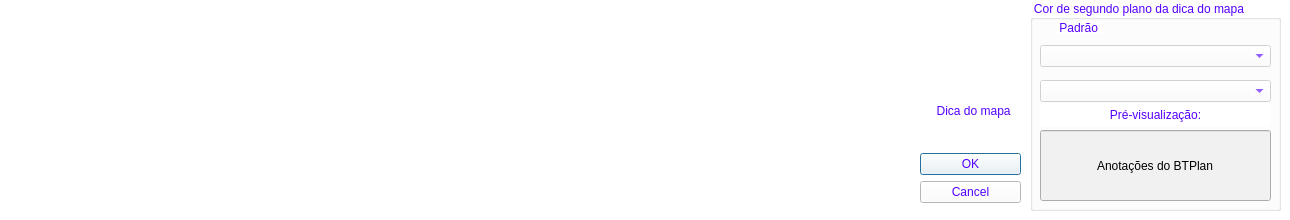
<?xml version="1.0" encoding="UTF-8"?>
<ui version="4.0">
 <class>Notas_BTPLANDialogBase</class>
 <widget class="QDialog" name="Notas_BTPLANDialogBase">
  <property name="geometry">
   <rect>
    <x>0</x>
    <y>0</y>
    <width>1290</width>
    <height>220</height>
   </rect>
  </property>
  <property name="sizePolicy">
   <sizepolicy hsizetype="Ignored" vsizetype="Ignored">
    <horstretch>0</horstretch>
    <verstretch>0</verstretch>
   </sizepolicy>
  </property>
  <property name="minimumSize">
   <size>
    <width>1030</width>
    <height>220</height>
   </size>
  </property>
  <property name="maximumSize">
   <size>
    <width>1290</width>
    <height>220</height>
   </size>
  </property>
  <property name="sizeIncrement">
   <size>
    <width>0</width>
    <height>0</height>
   </size>
  </property>
  <property name="baseSize">
   <size>
    <width>0</width>
    <height>0</height>
   </size>
  </property>
  <property name="mouseTracking">
   <bool>true</bool>
  </property>
  <property name="windowTitle">
   <string>Anotações do BTPLAN</string>
  </property>
  <property name="whatsThis">
   <string>&lt;html&gt;&lt;head/&gt;&lt;body&gt;&lt;p&gt;&lt;span style=&quot; font-size:10pt; font-weight:600; color:#5500ff;&quot;&gt;Este plugin mostra em Barra de Mensagem &lt;/span&gt;&lt;span style=&quot; font-size:10pt; font-weight:600; text-decoration: underline; color:#5500ff;&quot;&gt;as anotações registradas no BTPlan&lt;/span&gt;&lt;span style=&quot; font-size:10pt; font-weight:600; color:#5500ff;&quot;&gt; baixadas em formato KML e o conteúdo dessas anotações na janela de mapa, ao passar o mouse sobre a feição !!!&lt;/span&gt;&lt;/p&gt;&lt;/body&gt;&lt;/html&gt;</string>
  </property>
  <property name="styleSheet">
   <string notr="true">background-color: rgb(255, 255, 255);</string>
  </property>
  <property name="sizeGripEnabled">
   <bool>false</bool>
  </property>
  <widget class="QDialogButtonBox" name="button_box">
   <property name="geometry">
    <rect>
     <x>920</x>
     <y>153</y>
     <width>101</width>
     <height>61</height>
    </rect>
   </property>
   <property name="cursor">
    <cursorShape>PointingHandCursor</cursorShape>
   </property>
   <property name="mouseTracking">
    <bool>true</bool>
   </property>
   <property name="focusPolicy">
    <enum>Qt::TabFocus</enum>
   </property>
   <property name="toolTip">
    <string/>
   </property>
   <property name="styleSheet">
    <string notr="true">color: rgb(85, 0, 255);
font: 87 8pt &quot;Arial Black&quot;;</string>
   </property>
   <property name="orientation">
    <enum>Qt::Vertical</enum>
   </property>
   <property name="standardButtons">
    <set>QDialogButtonBox::Cancel|QDialogButtonBox::Ok</set>
   </property>
  </widget>
  <widget class="QPushButton" name="pushButton">
   <property name="geometry">
    <rect>
     <x>940</x>
     <y>20</y>
     <width>64</width>
     <height>64</height>
    </rect>
   </property>
   <property name="cursor">
    <cursorShape>PointingHandCursor</cursorShape>
   </property>
   <property name="mouseTracking">
    <bool>true</bool>
   </property>
   <property name="toolTip">
    <string>Mostra um ilustrativo de operação !!!         </string>
   </property>
   <property name="styleSheet">
    <string notr="true">color: rgb(85, 0, 255);
font: 87 8pt &quot;Arial Black&quot;;</string>
   </property>
   <property name="text">
    <string/>
   </property>
   <property name="icon">
    <iconset>
     <normaloff>../../../../../../Pictures/explan.png</normaloff>../../../../../../Pictures/explan.png</iconset>
   </property>
   <property name="iconSize">
    <size>
     <width>64</width>
     <height>64</height>
    </size>
   </property>
   <property name="flat">
    <bool>true</bool>
   </property>
  </widget>
  <widget class="QGroupBox" name="groupBox">
   <property name="geometry">
    <rect>
     <x>1030</x>
     <y>0</y>
     <width>251</width>
     <height>211</height>
    </rect>
   </property>
   <property name="styleSheet">
    <string notr="true">color: rgb(85, 0, 255);
font: 87 8pt &quot;Arial Black&quot;;</string>
   </property>
   <property name="title">
    <string>Cor de segundo plano da dica do mapa</string>
   </property>
   <widget class="QComboBox" name="cbTons">
    <property name="enabled">
     <bool>false</bool>
    </property>
    <property name="geometry">
     <rect>
      <x>10</x>
      <y>45</y>
      <width>231</width>
      <height>22</height>
     </rect>
    </property>
    <property name="cursor">
     <cursorShape>PointingHandCursor</cursorShape>
    </property>
   </widget>
   <widget class="QComboBox" name="cbColors">
    <property name="enabled">
     <bool>false</bool>
    </property>
    <property name="geometry">
     <rect>
      <x>10</x>
      <y>80</y>
      <width>231</width>
      <height>22</height>
     </rect>
    </property>
    <property name="cursor">
     <cursorShape>PointingHandCursor</cursorShape>
    </property>
   </widget>
   <widget class="QLineEdit" name="lineEdit">
    <property name="enabled">
     <bool>false</bool>
    </property>
    <property name="geometry">
     <rect>
      <x>10</x>
      <y>130</y>
      <width>231</width>
      <height>71</height>
     </rect>
    </property>
    <property name="styleSheet">
     <string notr="true">background-color: rgb(241, 241, 241);
font: 10pt &quot;Times New Roman&quot;;
color: rgb(0, 0, 0);
</string>
    </property>
    <property name="text">
     <string>Anotações do BTPlan</string>
    </property>
    <property name="alignment">
     <set>Qt::AlignCenter</set>
    </property>
    <property name="readOnly">
     <bool>true</bool>
    </property>
   </widget>
   <widget class="QLabel" name="lb_P">
    <property name="geometry">
     <rect>
      <x>26</x>
      <y>21</y>
      <width>46</width>
      <height>13</height>
     </rect>
    </property>
    <property name="cursor">
     <cursorShape>PointingHandCursor</cursorShape>
    </property>
    <property name="toolTip">
     <string>Definida no projeto do plugin !!!      </string>
    </property>
    <property name="text">
     <string> Padrão</string>
    </property>
   </widget>
   <widget class="QPushButton" name="pBP">
    <property name="geometry">
     <rect>
      <x>10</x>
      <y>20</y>
      <width>16</width>
      <height>16</height>
     </rect>
    </property>
    <property name="cursor">
     <cursorShape>PointingHandCursor</cursorShape>
    </property>
    <property name="mouseTracking">
     <bool>true</bool>
    </property>
    <property name="toolTip">
     <string>Definida no projeto do plugin !!!      </string>
    </property>
    <property name="text">
     <string/>
    </property>
    <property name="iconSize">
     <size>
      <width>16</width>
      <height>16</height>
     </size>
    </property>
    <property name="flat">
     <bool>true</bool>
    </property>
   </widget>
   <widget class="QLabel" name="label_2">
    <property name="geometry">
     <rect>
      <x>10</x>
      <y>103</y>
      <width>231</width>
      <height>24</height>
     </rect>
    </property>
    <property name="styleSheet">
     <string notr="true"/>
    </property>
    <property name="text">
     <string>Pré-visualização:</string>
    </property>
    <property name="alignment">
     <set>Qt::AlignCenter</set>
    </property>
   </widget>
  </widget>
  <widget class="QLabel" name="lb_D">
   <property name="geometry">
    <rect>
     <x>930</x>
     <y>100</y>
     <width>101</width>
     <height>21</height>
    </rect>
   </property>
   <property name="cursor">
    <cursorShape>PointingHandCursor</cursorShape>
   </property>
   <property name="toolTip">
    <string>Mostra anotação sobre a feição !!!        </string>
   </property>
   <property name="autoFillBackground">
    <bool>false</bool>
   </property>
   <property name="styleSheet">
    <string notr="true">color: rgb(85, 0, 255);
font: 87 8pt &quot;Arial Black&quot;;
background-color: transparent;</string>
   </property>
   <property name="text">
    <string>  Dica do mapa</string>
   </property>
  </widget>
  <widget class="QPushButton" name="pBMT">
   <property name="geometry">
    <rect>
     <x>916</x>
     <y>103</y>
     <width>16</width>
     <height>16</height>
    </rect>
   </property>
   <property name="cursor">
    <cursorShape>PointingHandCursor</cursorShape>
   </property>
   <property name="mouseTracking">
    <bool>true</bool>
   </property>
   <property name="toolTip">
    <string/>
   </property>
   <property name="styleSheet">
    <string notr="true">color: rgb(85, 0, 255); font: 87 8pt &quot;Arial Black&quot;;</string>
   </property>
   <property name="text">
    <string/>
   </property>
   <property name="iconSize">
    <size>
     <width>16</width>
     <height>16</height>
    </size>
   </property>
   <property name="flat">
    <bool>true</bool>
   </property>
  </widget>
  <zorder>lb_D</zorder>
  <zorder>pBMT</zorder>
  <zorder>button_box</zorder>
  <zorder>pushButton</zorder>
  <zorder>groupBox</zorder>
 </widget>
 <resources/>
 <connections>
  <connection>
   <sender>button_box</sender>
   <signal>accepted()</signal>
   <receiver>Notas_BTPLANDialogBase</receiver>
   <slot>accept()</slot>
   <hints>
    <hint type="sourcelabel">
     <x>20</x>
     <y>20</y>
    </hint>
    <hint type="destinationlabel">
     <x>20</x>
     <y>20</y>
    </hint>
   </hints>
  </connection>
  <connection>
   <sender>button_box</sender>
   <signal>rejected()</signal>
   <receiver>Notas_BTPLANDialogBase</receiver>
   <slot>reject()</slot>
   <hints>
    <hint type="sourcelabel">
     <x>20</x>
     <y>20</y>
    </hint>
    <hint type="destinationlabel">
     <x>20</x>
     <y>20</y>
    </hint>
   </hints>
  </connection>
 </connections>
</ui>
